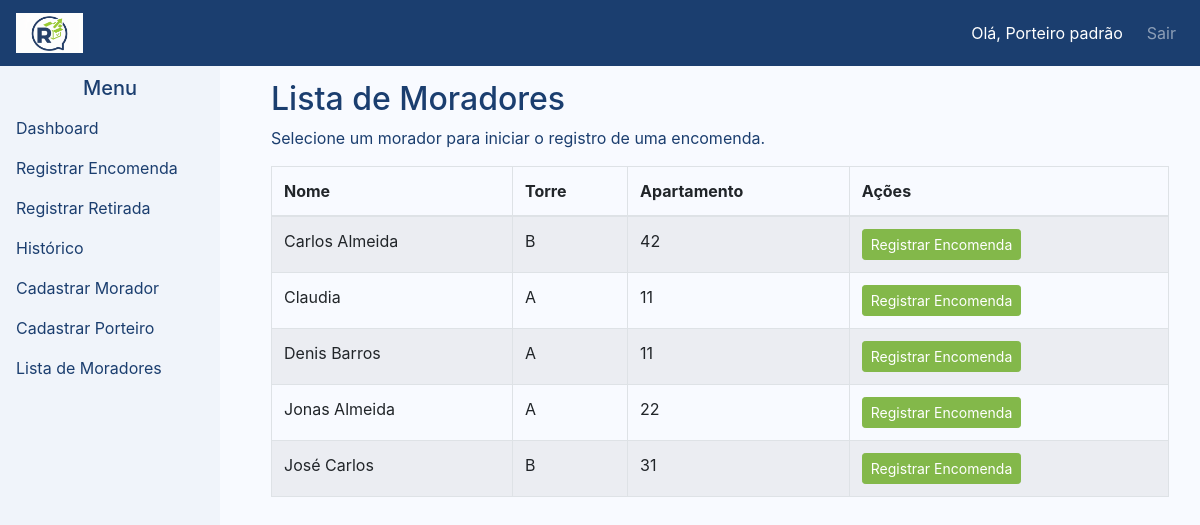
Page /moradores (signed in) on the committed database.
### models.py (models this page shows)
class Morador(db.Model):
    __tablename__ = 'moradores'
    id = db.Column(db.Integer, primary_key=True)
    nome = db.Column(db.String(100), nullable=False)
    torre = db.Column(db.String(50), nullable=True)
    ap = db.Column(db.String(50), nullable=True)
    whatsapp = db.Column(db.String(50), nullable=True)
    encomendas = db.relationship('Encomenda', backref='morador', lazy=True)

### routes.py (the view)
@bp.route('/moradores')
@login_required
def listar_moradores():
    moradores = list_moradores()
    return render_template('lista_moradores.html', moradores=moradores)

### controllers.py (called while the page is built)
def row_to_obj(row):
    if row is None:
        return None
    return SimpleNamespace(**dict(row._mapping))

def list_moradores():
    results = db.session.execute(
        text('SELECT * FROM moradores ORDER BY nome')
    ).fetchall()
    return [row_to_obj(r) for r in results]

### routes.py (called while the page is built)
def login_required(func):
    from functools import wraps
    @wraps(func)
    def wrapper(*args, **kwargs):
        if 'porteiro_id' not in session:
            return redirect(url_for('main.login'))
        return func(*args, **kwargs)
    return wrapper

### templates/lista_moradores.html (shortened to what this page needs)
{% extends 'base.html' %}
{% block content %}
<h2>Lista de Moradores</h2>
<p>Selecione um morador para iniciar o registro de uma encomenda.</p>
<table class="table table-bordered table-striped">
    <thead>
        <tr>
            <th>Nome</th>
            <th>Torre</th>
            <th>Apartamento</th>
            <th>Ações</th>
        </tr>
    </thead>
    <tbody>
        {% for morador in moradores %}
        <tr>
            <td>{{ morador.nome }}</td>
            <td>{{ morador.torre }}</td>
            <td>{{ morador.ap }}</td>
            <td>
                <a class="btn btn-primary btn-sm" href="{{ url_for('main.registrar_encomenda', morador_id=morador.id) }}">Registrar Encomenda</a>
            </td>
        </tr>
        {% endfor %}
    </tbody>
</table>
{% endblock %}

### templates/base.html (shortened to what this page needs)
<!doctype html>
<html lang="pt">
<head>
    <link rel="stylesheet" href="https://stackpath.bootstrapcdn.com/bootstrap/4.5.2/css/bootstrap.min.css">
</head>
<body>
    <nav class="navbar navbar-expand-md navbar-dark fixed-top">
        <a class="navbar-brand" href="{{ url_for('main.dashboard') }}">
            <img src="{{ url_for('static', filename='images/logo-icon.png') }}" alt="Receba">
        </a>
        <ul class="navbar-nav ml-auto">
            {% if session.get('porteiro_nome') %}
            <li class="nav-item">
                <span class="navbar-text text-white mr-3">Olá, {{ session['porteiro_nome'] }}</span>
            </li>
            <li class="nav-item">
                <a class="nav-link" href="{{ url_for('main.logout') }}">Sair</a>
            </li>
            {% endif %}
        </ul>
    </nav>
    {% if session.get('porteiro_id') %}
    <div class="sidebar">
        <h5 class="text-center">Menu</h5>
        <a href="{{ url_for('main.dashboard') }}">Dashboard</a>
        <a href="{{ url_for('main.registrar_encomenda') }}">Registrar Encomenda</a>
        <a href="{{ url_for('main.retirar_encomenda') }}">Registrar Retirada</a>
        <a href="{{ url_for('main.historico') }}">Histórico</a>
        <a href="{{ url_for('main.cadastrar_morador_route') }}">Cadastrar Morador</a>
        <a href="{{ url_for('main.cadastrar_porteiro_route') }}">Cadastrar Porteiro</a>
        <a href="{{ url_for('main.listar_moradores') }}">Lista de Moradores</a>
    </div>
    {% endif %}
    <main role="main" class="content">
        <div class="container">
            {% block content %}{% endblock %}
        </div>
    </main>
</body>
</html>

### templates/base.html (style rules this page uses)
:root { --primary-color: #1B3E6F; --secondary-color: #83B84A; --sidebar-bg: #F0F4FA; --background-color: #F8FAFF; --hover-color: #6B9E3B; }
body { background-color: var(--background-color); color: var(--primary-color); padding-top: 4rem; }
.navbar-dark { background-color: var(--primary-color) !important; }
.navbar-brand img { height: 40px; }
.sidebar { position: fixed; top: 60px; left: 0; width: 220px; height: calc(100vh - 60px); background-color: var(--sidebar-bg); padding-top: 1rem; overflow-y: auto; }
.sidebar a { display: block; padding: 0.5rem 1rem; color: var(--primary-color); }
.content { margin-left: 240px; padding: 1rem; }
.btn-primary { background-color: var(--secondary-color); border-color: var(--secondary-color); color: #fff; }

### rows in the picture
Morador: nome "Carlos Almeida", ap "42"
Morador: nome "Claudia", ap "11"
Morador: nome "Denis Barros", ap "11"
Morador: nome "Jonas Almeida", ap "22"
Morador: nome "José Carlos", ap "31"

### other values in the picture
{{ session['porteiro_nome'] }} "Porteiro padrão"
{{ morador.torre }} "B" "A" "A" "A" "B"
